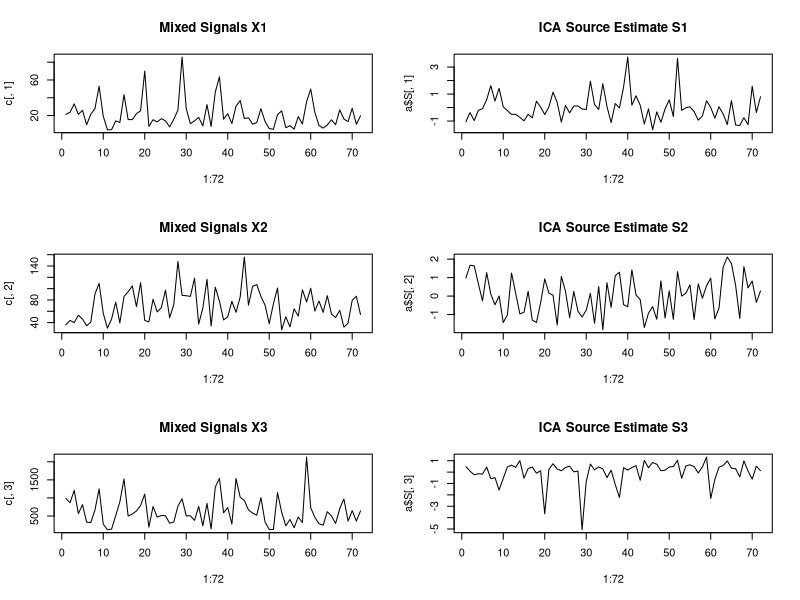
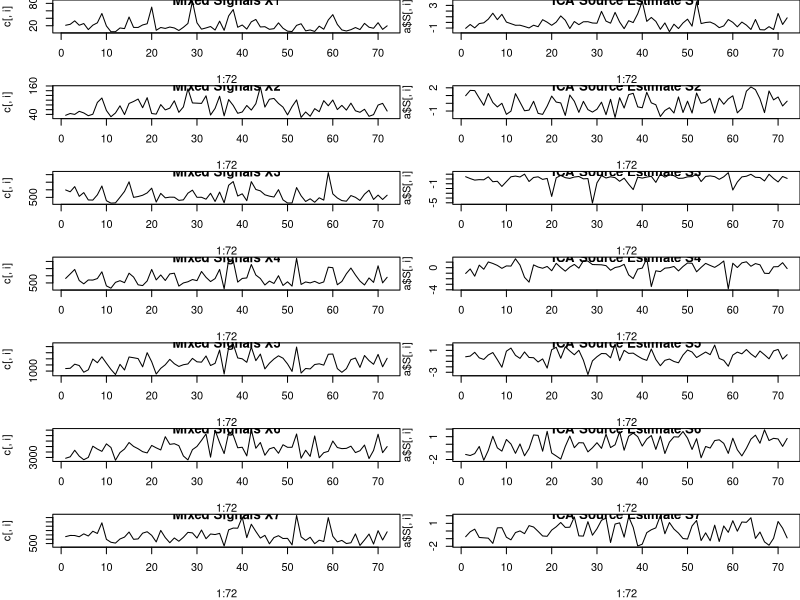

Write the R code that produced these figures, in order.

##### Independent Component Analysis #######
library(fastICA)

#### fastICA #####
c <-read.table("citycrime.txt",h=T)
  # 跟前面PCA做比較，但其實比較不符合ICA做

a <- fastICA(c,7)
# The estimated mixing matrix: (read in column)
a$A
# The estimated (orthonormal) un-mixing matrix (after centering and whitening):
# 我們要看的，看直的(column)，每次的結果會不太一樣，因為近似的結果收斂在不同地方
# 每個都同等重要
a$W

# 想要找到的答案比較stable一點，可以去改fastICA裡面的參數
newa <- fastICA(c,7, tol = 1e-06,maxit = 1000)
newa$W

# Plotting the first 3 original mixed signals in X:
  
par(mfcol = c(3, 2))
plot(1:72, c[,1], type = "l", main = "Mixed Signals X1")
plot(1:72, c[,2], type = "l", main = "Mixed Signals X2")
plot(1:72, c[,3], type = "l", main = "Mixed Signals X3")

# Plotting the first 3 ICA Source Estimates in S:

plot(1:72, a$S[,1], type = "l", main = "ICA Source Estimate S1")
plot(1:72, a$S[,2], type = "l", main = "ICA Source Estimate S2")
plot(1:72, a$S[,3], type = "l", main = "ICA Source Estimate S3")

# 但是順序對應不一定會是一樣，所以還是全部畫出來看比較準，但是R不能一次畫那麼多個

# 全部畫出來
par(mfcol = c(7, 2), mar=c(4,4,0,0))
for (i in 1:7) {
  plot(1:72, c[,i], type = "l", main = paste("Mixed Signals X", i, sep=""))
}
for (i in 1:7) {
  plot(1:72, a$S[,i], type = "l", main = paste("ICA Source Estimate S",i,sep = ""))
}
# 這份資料比較沒有可以解釋的空間
